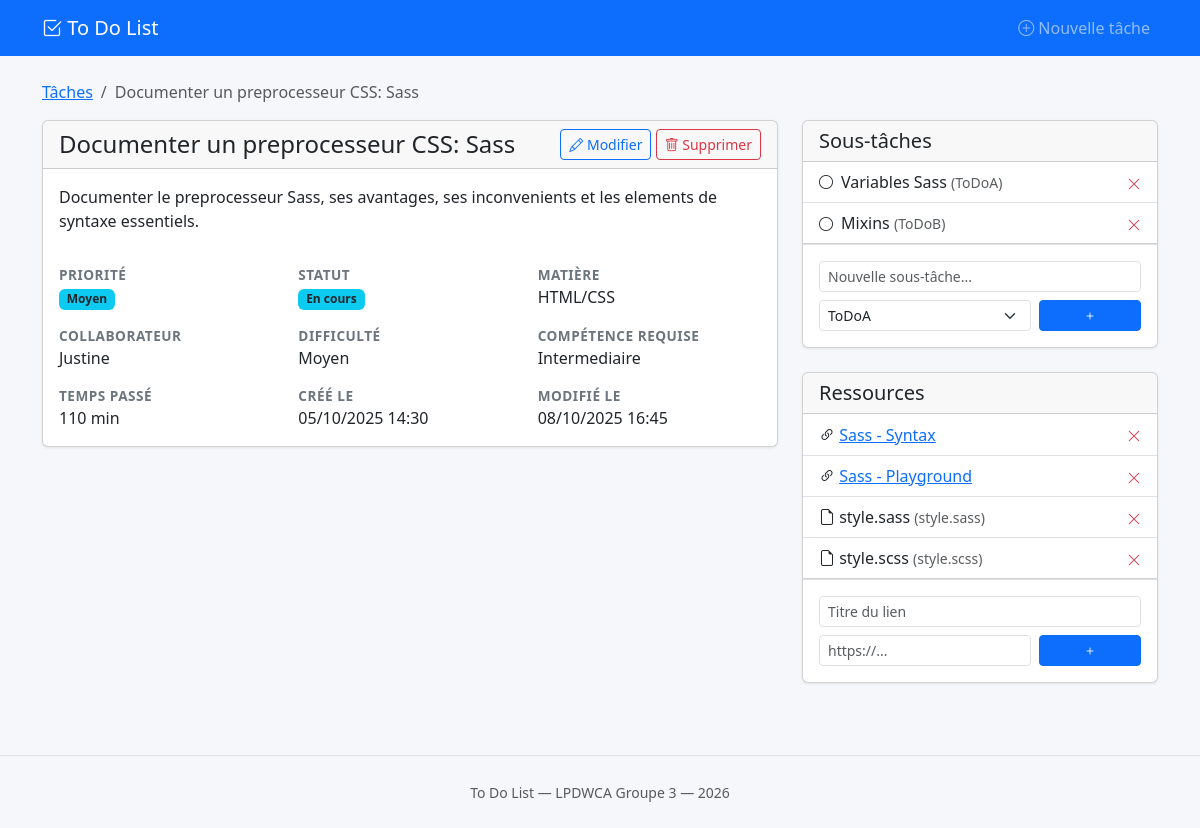
/task.php?id=3, run on the app's committed database.
### tables this page shows
CREATE TABLE taches (
                        id_tache                   INT UNSIGNED     NOT NULL AUTO_INCREMENT,
                        libelle                    VARCHAR(255)     NOT NULL,
                        description                TEXT             NOT NULL,
                        date_creation              DATETIME         NOT NULL,
                        date_modification          DATETIME         NOT NULL,
                        date_completion            DATETIME         NULL,
                        temps_passe_minutes        SMALLINT UNSIGNED NOT NULL DEFAULT 0,
                        id_collaborateur           INT UNSIGNED     NOT NULL,
                        id_priorite                TINYINT UNSIGNED NOT NULL,
                        id_statut_tache            TINYINT UNSIGNED NOT NULL,
                        id_matiere                 SMALLINT UNSIGNED NOT NULL,
                        id_niveau_competence_requis TINYINT UNSIGNED NOT NULL,
                        id_niveau_difficulte       TINYINT UNSIGNED NOT NULL,
                        PRIMARY KEY (id_tache),
                        KEY idx_taches_collaborateur  (id_collaborateur),
                        KEY idx_taches_priorite     (id_priorite),
                        KEY idx_taches_statut       (id_statut_tache),
                        KEY idx_taches_matiere      (id_matiere),
                        KEY idx_taches_competence   (id_niveau_competence_requis),
                        KEY idx_taches_difficulte   (id_niveau_difficulte),
                        KEY idx_taches_diff_comp    (id_niveau_difficulte, id_niveau_competence_requis),
                        CONSTRAINT fk_taches_collaborateurs
                            FOREIGN KEY (id_collaborateur)
                                REFERENCES collaborateurs (id_collaborateur)
                                ON UPDATE CASCADE ON DELETE RESTRICT,
                        CONSTRAINT fk_taches_priorite
                            FOREIGN KEY (id_priorite)
                                REFERENCES priorites (id_priorite)
                                ON UPDATE CASCADE ON DELETE RESTRICT,
                        CONSTRAINT fk_taches_statut
                            FOREIGN KEY (id_statut_tache)
                                REFERENCES statuts_tache (id_statut_tache)
                                ON UPDATE CASCADE ON DELETE RESTRICT,
                        CONSTRAINT fk_taches_matiere
                            FOREIGN KEY (id_matiere)
                                REFERENCES matieres (id_matiere)
                                ON UPDATE CASCADE ON DELETE RESTRICT,
                        CONSTRAINT fk_taches_competence
                            FOREIGN KEY (id_niveau_competence_requis)
                                REFERENCES niveaux_competence (id_niveau_competence)
                                ON UPDATE CASCADE ON DELETE RESTRICT,
                        CONSTRAINT fk_taches_difficulte
                            FOREIGN KEY (id_niveau_difficulte)
                                REFERENCES niveaux_difficulte (id_niveau_difficulte)
                                ON UPDATE CASCADE ON DELETE RESTRICT,
     
                        CONSTRAINT fk_taches_compatibilite
                            FOREIGN KEY (id_niveau_difficulte, id_niveau_competence_requis)
                                REFERENCES niveaux_difficulte_competence (id_niveau_difficulte, id_niveau_competence)
                                ON UPDATE CASCADE ON DELETE RESTRICT
);

CREATE TABLE priorites (
                           id_priorite      TINYINT UNSIGNED NOT NULL,
                           libelle          VARCHAR(50)      NOT NULL,
                           ordre_affichage  TINYINT UNSIGNED NOT NULL,
                           PRIMARY KEY (id_priorite),
                           UNIQUE KEY uq_priorites_libelle (libelle)
);

CREATE TABLE statuts_tache (
                               id_statut_tache  TINYINT UNSIGNED NOT NULL,
                               libelle          VARCHAR(80)      NOT NULL,
                               ordre_affichage  TINYINT UNSIGNED NOT NULL,
                               est_terminal     TINYINT(1)       NOT NULL DEFAULT 0,
                               PRIMARY KEY (id_statut_tache),
                               UNIQUE KEY uq_statuts_tache_libelle (libelle)
);

CREATE TABLE matieres (
                          id_matiere  SMALLINT UNSIGNED NOT NULL,
                          libelle     VARCHAR(150)      NOT NULL,
                          PRIMARY KEY (id_matiere),
                          UNIQUE KEY uq_matieres_libelle (libelle)
);

CREATE TABLE collaborateurs (
                              id_collaborateur INT UNSIGNED    NOT NULL AUTO_INCREMENT,
                              nom_affichage   VARCHAR(100)    NOT NULL,
                              email           VARCHAR(190)    NULL,
                              date_creation   DATETIME        NOT NULL DEFAULT CURRENT_TIMESTAMP,
                              PRIMARY KEY (id_collaborateur),
                              UNIQUE KEY uq_collaborateur_nom   (nom_affichage),
                              UNIQUE KEY uq_collaborateur_email (email)
);

CREATE TABLE niveaux_difficulte (
                                    id_niveau_difficulte  TINYINT UNSIGNED NOT NULL,
                                    libelle               VARCHAR(50)      NOT NULL,
                                    note                  VARCHAR(255)     NOT NULL,
                                    ordre_niveau          TINYINT UNSIGNED NOT NULL,
                                    PRIMARY KEY (id_niveau_difficulte),
                                    UNIQUE KEY uq_niveaux_difficulte_libelle (libelle)
);

CREATE TABLE niveaux_competence (
                                    id_niveau_competence  TINYINT UNSIGNED NOT NULL,
                                    libelle               VARCHAR(50)      NOT NULL,
                                    description           VARCHAR(255)     NOT NULL,
                                    experience_requise    VARCHAR(50)      NOT NULL,
                                    ordre_niveau          TINYINT UNSIGNED NOT NULL,
                                    PRIMARY KEY (id_niveau_competence),
                                    UNIQUE KEY uq_niveaux_competence_libelle (libelle)
);

CREATE TABLE sous_taches (
                             id_sous_tache   INT UNSIGNED     NOT NULL AUTO_INCREMENT,
                             id_tache        INT UNSIGNED     NOT NULL,
                             code_source     VARCHAR(20)      NOT NULL,
                             bloc_todo       ENUM('ToDoA','ToDoB') NOT NULL,
                             libelle         VARCHAR(150)     NOT NULL,
                             commentaire     TEXT             NULL,
                             ordre_affichage TINYINT UNSIGNED NOT NULL DEFAULT 1,
                             est_terminee    TINYINT(1)       NOT NULL DEFAULT 0,
                             PRIMARY KEY (id_sous_tache),
                             UNIQUE KEY uq_sous_taches_code (id_tache, code_source, bloc_todo),
                             CONSTRAINT fk_sous_taches_tache
                                 FOREIGN KEY (id_tache)
                                     REFERENCES taches (id_tache)
                                     ON UPDATE CASCADE ON DELETE CASCADE
);

CREATE TABLE ressources_liens (
                                  id_ressource  INT UNSIGNED  NOT NULL,
                                  url           VARCHAR(255)  NOT NULL,
                                  PRIMARY KEY (id_ressource),
                                  CONSTRAINT fk_lien_parent
                                      FOREIGN KEY (id_ressource)
                                          REFERENCES ressources (id_ressource) ON DELETE CASCADE
);

CREATE TABLE ressources (
                            id_ressource   INT UNSIGNED                NOT NULL AUTO_INCREMENT,
                            titre          VARCHAR(150)                NOT NULL,
                            type_ressource ENUM('lien', 'fichier')     NOT NULL,
                            date_creation  DATETIME                    NOT NULL DEFAULT CURRENT_TIMESTAMP,
                            PRIMARY KEY (id_ressource)
);

CREATE TABLE ressources_fichiers (
                                     id_ressource    INT UNSIGNED  NOT NULL,
                                     nom_original    VARCHAR(190)  NOT NULL,
                                     chemin_stockage VARCHAR(255)  NOT NULL DEFAULT '',
                                     type_mime       VARCHAR(100)  NULL,
                                     PRIMARY KEY (id_ressource),
                                     CONSTRAINT fk_fichier_parent
                                         FOREIGN KEY (id_ressource)
                                             REFERENCES ressources (id_ressource) ON DELETE CASCADE
);

### task.php (the view, shortened to what the rows shown need)
<?php
$pdo = getDB();
$id  = (int) ($_GET['id'] ?? 0);
$sql = "SELECT t.*,
               c.nom_affichage AS collaborateur,
               p.libelle AS priorite, p.id_priorite,
               st.libelle AS statut, st.est_terminal,
               m.libelle AS matiere,
               nc.libelle AS competence,
               nd.libelle AS difficulte
        FROM taches t
        JOIN collaborateurs c  ON c.id_collaborateur       = t.id_collaborateur
        JOIN priorites p       ON p.id_priorite            = t.id_priorite
        JOIN statuts_tache st  ON st.id_statut_tache       = t.id_statut_tache
        JOIN matieres m        ON m.id_matiere             = t.id_matiere
        JOIN niveaux_competence nc ON nc.id_niveau_competence = t.id_niveau_competence_requis
        JOIN niveaux_difficulte nd ON nd.id_niveau_difficulte = t.id_niveau_difficulte
        WHERE t.id_tache = ?";
$stmt = $pdo->prepare($sql);
$stmt->execute([$id]);
$task = $stmt->fetch();
$subtasks = $pdo->prepare('SELECT * FROM sous_taches WHERE id_tache = ? ORDER BY bloc_todo, ordre_affichage');
$subtasks->execute([$id]);
$subtasks = $subtasks->fetchAll();
$resSql = "SELECT r.*, rl.url, rf.nom_original
           FROM taches_ressources tr
           JOIN ressources r ON r.id_ressource = tr.id_ressource
           LEFT JOIN ressources_liens rl    ON rl.id_ressource = r.id_ressource
           LEFT JOIN ressources_fichiers rf ON rf.id_ressource = r.id_ressource
           WHERE tr.id_tache = ?
           ORDER BY tr.ordre_affichage";
$resStmt = $pdo->prepare($resSql);
$resStmt->execute([$id]);
$resources = $resStmt->fetchAll();
require 'includes/header.php';
?>
<nav aria-label="breadcrumb" class="mb-3">
    <ol class="breadcrumb">
        <li class="breadcrumb-item"><a href="index.php">Tâches</a></li>
        <li class="breadcrumb-item active"><?= e($task['libelle']) ?></li>
    </ol>
</nav>
<div class="row">
    <div class="col-lg-8">
        <div class="card mb-4">
            <div class="card-header d-flex justify-content-between align-items-center">
                <h4 class="mb-0"><?= e($task['libelle']) ?></h4>
                <div>
                    <a href="edit.php?id=<?= $id ?>" class="btn btn-sm btn-outline-primary">
                    </a>
                    <form method="post" action="delete.php" class="d-inline"
                          onsubmit="return confirm('Supprimer cette tâche ?')">
                    </form>
                </div>
            </div>
            <div class="card-body">
                <p><?= nl2br(e($task['description'])) ?></p>
                <div class="row g-3 mt-2">
                    <div class="col-sm-4">
                        <span class="task-detail-label d-block">Priorité</span>
                        <span class="badge bg-<?= prioriteColor($task['id_priorite']) ?>">
                            <?= e($task['priorite']) ?>
                        </span>
                    </div>
                    <div class="col-sm-4">
                        <span class="task-detail-label d-block">Statut</span>
                        <span class="badge bg-<?= statutColor($task['est_terminal']) ?>">
                            <?= e($task['statut']) ?>
                        </span>
                    </div>
                    <div class="col-sm-4">
                        <span class="task-detail-label d-block">Matière</span>
                        <?= e($task['matiere']) ?>
                    </div>
                    <div class="col-sm-4">
                        <span class="task-detail-label d-block">Collaborateur</span>
                        <?= e($task['collaborateur']) ?>
                    </div>
                    <div class="col-sm-4">
                        <span class="task-detail-label d-block">Difficulté</span>
                        <?= e($task['difficulte']) ?>
                    </div>
                    <div class="col-sm-4">
                        <span class="task-detail-label d-block">Compétence requise</span>
                        <?= e($task['competence']) ?>
                    </div>
                    <div class="col-sm-4">
                        <span class="task-detail-label d-block">Temps passé</span>
                        <?= $task['temps_passe_minutes'] ?> min
                    </div>
                    <div class="col-sm-4">
                        <span class="task-detail-label d-block">Créé le</span>
                        <?= date('d/m/Y H:i', strtotime($task['date_creation'])) ?>
                    </div>
                    <div class="col-sm-4">
                        <span class="task-detail-label d-block">Modifié le</span>
                        <?= date('d/m/Y H:i', strtotime($task['date_modification'])) ?>
                    </div>
                </div>
            </div>
        </div>
    </div>
    <div class="col-lg-4">
        <div class="card mb-4">
            <ul class="list-group list-group-flush">
                <?php foreach ($subtasks as $st): ?>
                    <li class="list-group-item d-flex justify-content-between align-items-center">
                        <form method="post" class="d-flex align-items-center gap-2 flex-grow-1">
                            <button type="submit" class="btn btn-sm p-0 border-0 bg-transparent">
                                <i class="bi <?= $st['est_terminee'] ? 'bi-check-circle-fill text-success' : 'bi-circle' ?>"></i>
                            </button>
                            <span class="<?= $st['est_terminee'] ? 'subtask-done' : '' ?>">
                                <?= e($st['libelle']) ?>
                                <small class="text-muted">(<?= e($st['bloc_todo']) ?>)</small>
                            </span>
                        </form>
                        <form method="post" onsubmit="return confirm('Supprimer ?')">
                            <button class="btn btn-sm text-danger p-0 border-0 bg-transparent">
                                <i class="bi bi-x-lg"></i>
                            </button>
                        </form>
                    </li>
                <?php endforeach; ?>
            </ul>
        </div>
        <div class="card mb-4">
            <ul class="list-group list-group-flush">
                <?php foreach ($resources as $res): ?>
                    <li class="list-group-item d-flex justify-content-between align-items-center">
                        <div>
                            <?php if ($res['type_ressource'] === 'lien'): ?>
                                <i class="bi bi-link-45deg"></i>
                                <a href="<?= e($res['url']) ?>" target="_blank">
                                    <?= e($res['titre']) ?>
                                </a>
                            <?php else: ?>
                                <i class="bi bi-file-earmark"></i>
                                <?= e($res['titre']) ?>
                                <small class="text-muted">(<?= e($res['nom_original']) ?>)</small>
                            <?php endif; ?>
                        </div>
                        <form method="post" onsubmit="return confirm('Supprimer ?')">
                            <button class="btn btn-sm text-danger p-0 border-0 bg-transparent">
                                <i class="bi bi-x-lg"></i>
                            </button>
                        </form>
                    </li>
                <?php endforeach; ?>
            </ul>
        </div>
    </div>
</div>
<?php require 'includes/footer.php'; ?>

### data on the page
taches: libelle "Documenter un preprocesseur CSS: Sass", description "Documenter le preprocesseur Sass, ses avantages, ses inconvenients et les elements de syntaxe essentiels.", id_priorite.libelle "Moyen", id_statut_tache.libelle "En cours", id_matiere.libelle "HTML/CSS", id_collaborateur.nom_affichage "Justine", id_niveau_difficulte.libelle "Moyen", id_niveau_competence_requis.libelle "Intermediaire", temps_passe_minutes "110", date_creation "05/10/2025 14:30", date_modification "08/10/2025 16:45"
sous_taches: est_terminee 0 (drawn), libelle "Variables Sass", bloc_todo "ToDoA"
sous_taches: est_terminee 0 (drawn), libelle "Mixins", bloc_todo "ToDoB"
ressources_liens: id_ressource.titre "Sass - Syntax"
ressources_liens: id_ressource.titre "Sass - Playground"
ressources_fichiers: id_ressource.titre "style.sass", nom_original "style.sass"
ressources_fichiers: id_ressource.titre "style.scss", nom_original "style.scss"
